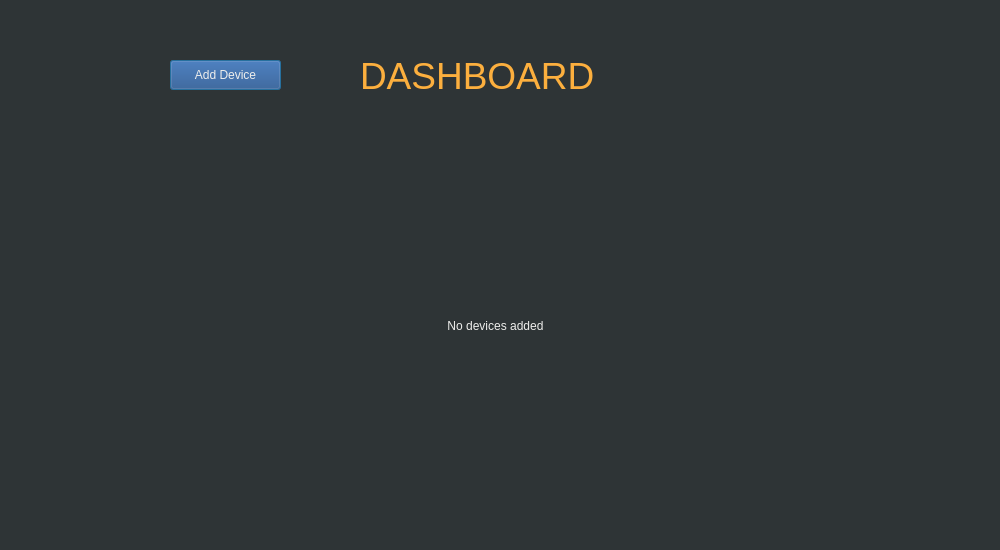
<?xml version="1.0" encoding="UTF-8"?>
<ui version="4.0">
 <class>Dialog</class>
 <widget class="QDialog" name="Dialog">
  <property name="geometry">
   <rect>
    <x>0</x>
    <y>0</y>
    <width>1000</width>
    <height>550</height>
   </rect>
  </property>
  <property name="sizePolicy">
   <sizepolicy hsizetype="Expanding" vsizetype="Preferred">
    <horstretch>0</horstretch>
    <verstretch>0</verstretch>
   </sizepolicy>
  </property>
  <property name="windowTitle">
   <string>Dialog</string>
  </property>
  <property name="styleSheet">
   <string notr="true">background-color: rgb(46, 52, 54);</string>
  </property>
  <widget class="QLabel" name="label">
   <property name="geometry">
    <rect>
     <x>360</x>
     <y>50</y>
     <width>281</width>
     <height>51</height>
    </rect>
   </property>
   <property name="styleSheet">
    <string notr="true">color:rgb(252, 175, 62);
font-size:28pt;

</string>
   </property>
   <property name="text">
    <string>DASHBOARD</string>
   </property>
  </widget>
  <widget class="QWidget" name="gridLayoutWidget">
   <property name="geometry">
    <rect>
     <x>100</x>
     <y>150</y>
     <width>791</width>
     <height>351</height>
    </rect>
   </property>
   <layout class="QGridLayout" name="dashboard_layout">
    <item row="0" column="0">
     <widget class="QLabel" name="empty_label">
      <property name="styleSheet">
       <string notr="true">color:rgb(238, 238, 236)</string>
      </property>
      <property name="text">
       <string>No devices added</string>
      </property>
      <property name="alignment">
       <set>Qt::AlignCenter</set>
      </property>
     </widget>
    </item>
   </layout>
  </widget>
  <widget class="QPushButton" name="add_button">
   <property name="geometry">
    <rect>
     <x>170</x>
     <y>60</y>
     <width>111</width>
     <height>30</height>
    </rect>
   </property>
   <property name="sizePolicy">
    <sizepolicy hsizetype="Maximum" vsizetype="Maximum">
     <horstretch>0</horstretch>
     <verstretch>0</verstretch>
    </sizepolicy>
   </property>
   <property name="styleSheet">
    <string notr="true">color:rgb(238, 238, 236);

background-color: rgb(32, 74, 135);</string>
   </property>
   <property name="text">
    <string>Add Device</string>
   </property>
  </widget>
 </widget>
 <resources/>
 <connections/>
</ui>
